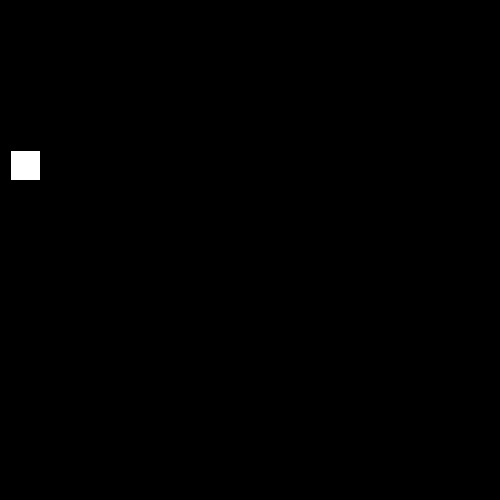
Frame 1 (no input)
Frame 60 (the mouse pressed at the canvas centre just before this capture): identical to frame 1, image omitted
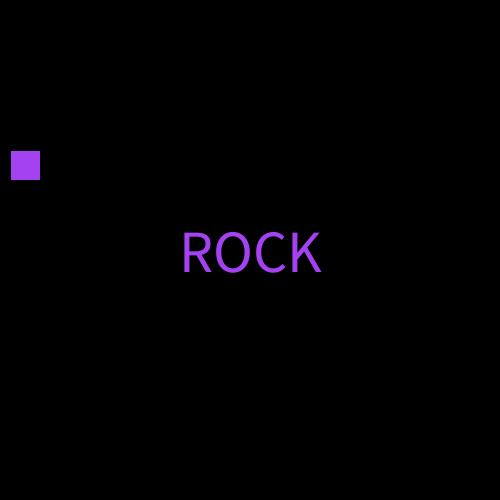
Frame 120 (the mouse held since frame 60 and released just before this capture)

The Processing sketch that drew these frames (run headless with seeded random() and noise(); from frame 60 on, the mouse is pressed at the canvas centre):

// Processing sketch: Ashley_Kuo___Rock_Paper_Scissors
// ── Ashley_Kuo___Rock_Paper_Scissors.pde
/*
Ashley Kuo
 6/28/22
 Rock Paper Scissors
 */

String rps = "";
int r;

void setup() {
  size(500, 500);
  textAlign(CENTER, CENTER);
  textSize(60);
}
void draw() {
  background(0);
  text(rps, width/2, height/2);
  
  square(10, 150, 30);
  
}

void mousePressed() {
  fill(random(0, 255),
       random(0, 255),
       random(0, 255));
  r = int(random(0, 3));
  if (r == 0) {
    rps = "ROCK";
  } else if (r == 1) {
    rps = "PAPER";
  } else {
    rps = "SCISSOR";
  }
}
